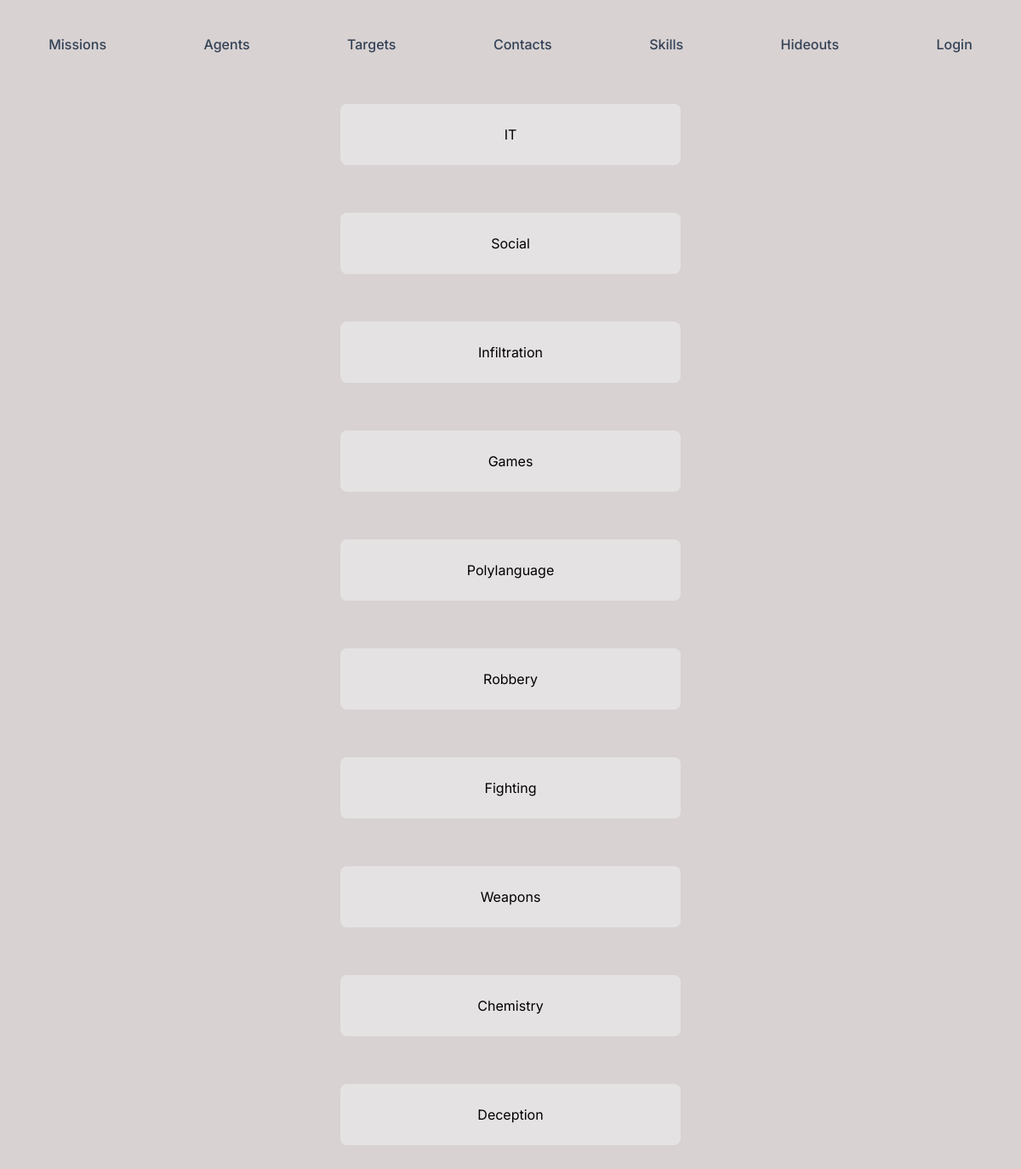
/dist/skills.php, run on the app's committed database.
### tables this page shows
CREATE TABLE IF NOT EXISTS `skill` (
  `id` int(11) NOT NULL AUTO_INCREMENT,
  `name` varchar(60) NOT NULL,
  PRIMARY KEY (`id`)
);

### dist/skills.php (the view, shortened to what this page needs)
<!DOCTYPE html>
<html lang="fr">
<?php session_start();
$cleardb_url = parse_url(getenv("DATABASE_URL"));
$cleardb_server = $cleardb_url["host"];
$cleardb_username = $cleardb_url["user"];
$cleardb_password = $cleardb_url["pass"];
$cleardb_db = substr($cleardb_url["path"], 1);
$pdo = mysqli_connect($cleardb_server, $cleardb_username, $cleardb_password, $cleardb_db);
?>
<head>
  <link href="./output.css" rel="stylesheet">
  <link rel="stylesheet" href="../css/styles.css">
</head>
<body>
  <nav class="flex flex-wrap justify-around w-full mt-8">
    <a href="index.php" class="font-medium px-3 py-2 text-slate-700 rounded-lg hover:text-orange-600">Missions</a>
    <a href="agents.php" class="font-medium px-3 py-2 text-slate-700 rounded-lg hover:text-orange-600">Agents</a>
    <a href="targets.php" class="font-medium px-3 py-2 text-slate-700 rounded-lg hover:text-orange-600">Targets</a>
    <a href="contacts.php" class="font-medium px-3 py-2 text-slate-700 rounded-lg hover:text-orange-600">Contacts</a>
    <a href="skills.php" class="font-medium px-3 py-2 text-slate-700 rounded-lg hover:text-orange-600">Skills</a>
    <a href="hideouts.php" class="font-medium px-3 py-2 text-slate-700 rounded-lg hover:text-orange-600">Hideouts</a>
    <?php
    if (!isset($_SESSION['email'])) {
    ?>
      <a href="login.php" class="font-medium px-3 py-2 text-slate-700 rounded-lg hover:text-orange-600">Login</a>
    <?php
    } else {
    ?>
      <a href="logout.php" class="font-medium px-3 py-2 text-slate-700 rounded-lg hover:text-orange-600">Logout</a>
    <?php
    }
    ?>
  </nav>
  <div class="block text-center py-8">
    <?php
    foreach (mysqli_query($pdo, ('SELECT * FROM skill')) as $skill) {
      echo '<div class="mx-auto w-3/4 md:w-2/3 lg:w-1/3 rounded-lg bg-gray-100/50 p-6 m-4">';
      echo $skill['name'] . '<br>';
      echo '</div>';
      echo '<br>';
    } ?>
  </div>
</body>
</html>

### css/styles.css (style rules this page uses)
* { box-sizing: border-box; }
html, body { font-family: "Inter"; }
body { height: 90vh; width: 100vw; background-color: rgb(216, 210, 210); }
a { position: relative; }
a:after { position: relative; top: 1%; left: 0%; width: 0; height: 2px; background: #EA580C; display: block; content: ""; transition: width 0.5s ease-in-out; }

### data on the page
skill: name "IT"
skill: name "Social"
skill: name "Infiltration"
skill: name "Games"
skill: name "Polylanguage"
skill: name "Robbery"
skill: name "Fighting"
skill: name "Weapons"
skill: name "Chemistry"
skill: name "Deception"
